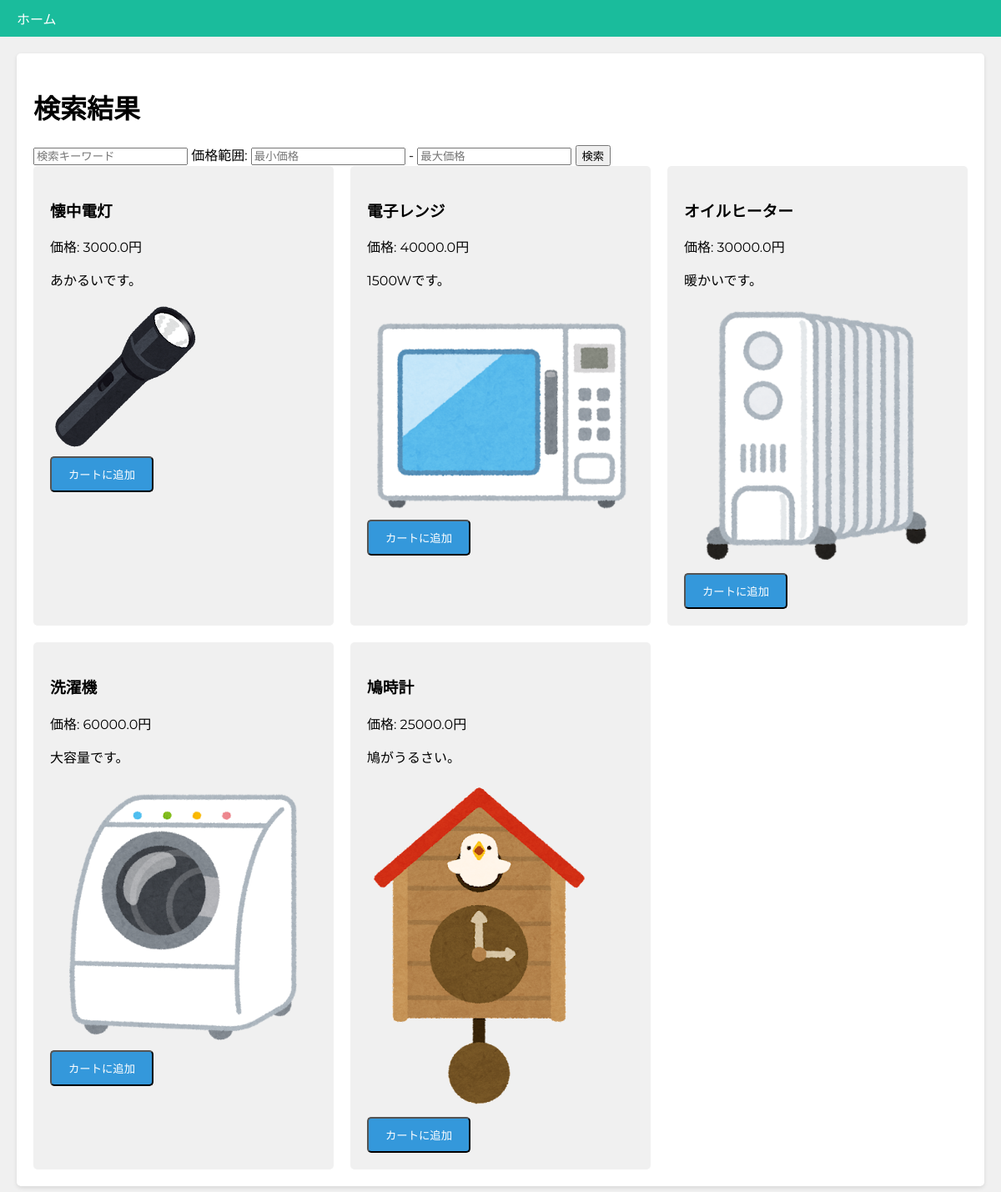
Screenshot of /search with the database file from the repository.
### app/models.py (models this page shows)
class Product(db.Model):
    id = db.Column(db.Integer, primary_key=True)
    name = db.Column(db.String(100), nullable=False)
    price = db.Column(db.Float, nullable=False)
    description = db.Column(db.String(200))
    image_filename = db.Column(db.String(200))

### app/routes.py (the view)
@main.route('/search')
def search():
    query = request.args.get('query')
    min_price = request.args.get('min_price')
    max_price = request.args.get('max_price')
    products = Product.query
    if query:
        products = products.filter(Product.name.like(f'%{query}%'))
    if min_price:
        products = products.filter(Product.price >= min_price)
    if max_price:
        products = products.filter(Product.price <= max_price)
    products = products.all()
    cart_count = 0
    if current_user.is_authenticated:
        cart_items = CartItem.query.filter_by(user_id=current_user.id).all()
        cart_count = sum(item.quantity for item in cart_items)
    notification_count = 0
    if current_user.is_authenticated:
        notification_count = Notification.query.filter_by(user_id=current_user.id, is_read=False).count()
    return render_template('search_results.html', products=products, query=query, cart_count=cart_count, notification_count=notification_count)

### app/templates/search_results.html (shortened to what this page needs)
<!DOCTYPE html>
{% extends 'base.html' %}
{% block content %}
    <h1>検索結果</h1>
    <form method="get" action="{{ url_for('main.search') }}">
        <input type="text" name="query" placeholder="検索キーワード" value="{{ query or '' }}">
        <label>価格範囲:</label>
        <input type="number" name="min_price" placeholder="最小価格" value="{{ min_price or '' }}">
        -
        <input type="number" name="max_price" placeholder="最大価格" value="{{ max_price or '' }}">
        <button type="submit">検索</button>
    </form>
    {% if products %}
        <div class="product-list">
            {% for product in products %}
                <div class="product">
                    <h3>{{ product.name }}</h3>
                    <p>価格: {{ product.price }}円</p>
                    <p>{{ product.description }}</p>
                    {% if product.image_filename %}
                        <img src="{{ url_for('static', filename='images/' + product.image_filename) }}" alt="{{ product.name }}">
                    {% endif %}
                    <form action="{{ url_for('main.add_to_cart', product_id=product.id) }}" method="post">
                        <input type="submit" value="カートに追加" class="button">
                    </form>
                </div>
            {% endfor %}
        </div>
    {% else %}
        <p>検索結果はありません。</p>
    {% endif %}
{% endblock %}

### app/templates/base.html (style rules this page uses)
body { font-family: 'Montserrat', sans-serif; margin: 0; padding: 0; background-color: #f0f0f0; }
.button { display: inline-block; background-color: #3498db; color: white; padding: 10px 20px; text-decoration: none; border-radius: 5px; }

### app/templates/search_results.html (style rules this page uses)
.product-list { display: grid; grid-template-columns: repeat(auto-fit, minmax(300px, 1fr)); gap: 20px; }
.product { background-color: #f0f0f0; padding: 20px; border-radius: 5px; }
.product img { max-width: 100%; height: auto; }

### rows the page displays
Product: name "懐中電灯", price "3000.0", description "あかるいです。", image_filename (picture)
Product: name "電子レンジ", price "40000.0", description "1500Wです。", image_filename (picture)
Product: name "オイルヒーター", price "30000.0", description "暖かいです。", image_filename (picture)
Product: name "洗濯機", price "60000.0", description "大容量です。", image_filename (picture)
Product: name "鳩時計", price "25000.0", description "鳩がうるさい。", image_filename (picture)
